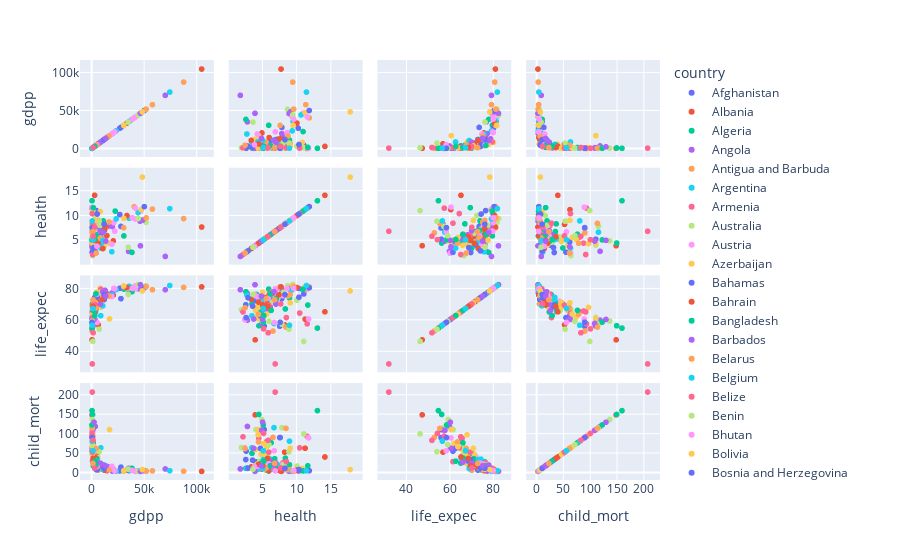

Source (notebook cell):
### Code cell
fig = px.scatter_matrix(df, dimensions=['gdpp', 'health', 'life_expec', 'child_mort'],
                        hover_name='country', color='country')

fig.show()
